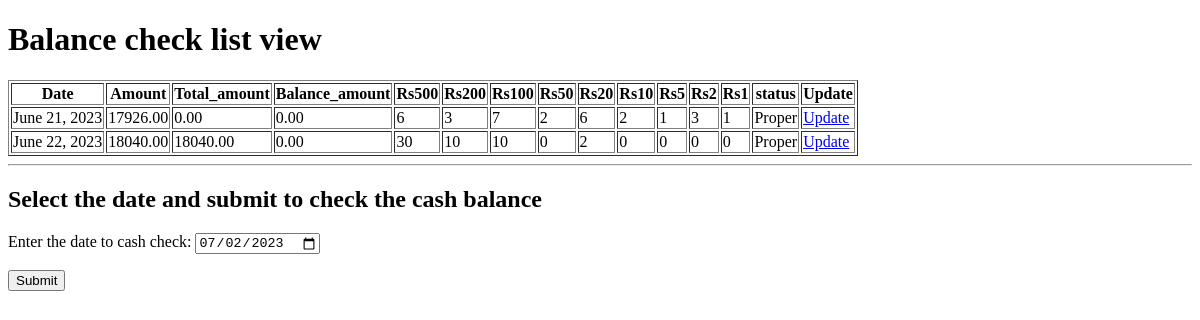
Before: /balance_view/ with the older database file.
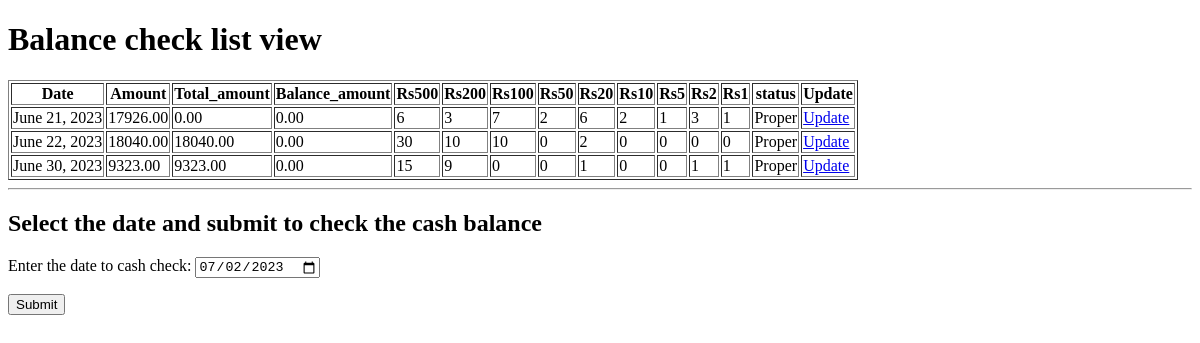
After: the same page with the newer database file.
### account_entry/models.py (models this page shows)
class balance_sheet(models.Model):
    date = models.DateField()
    amount = models.DecimalField(max_digits=10, decimal_places=2)
    rs500 = models.IntegerField()
    rs200 = models.IntegerField()
    rs100 = models.IntegerField()
    rs50 = models.IntegerField()
    rs20 = models.IntegerField()
    rs10 = models.IntegerField()
    rs5 = models.IntegerField()
    rs2 = models.IntegerField()
    rs1 = models.IntegerField()
    total_amount = models.DecimalField(max_digits=10, decimal_places=2, null=True)
    balance_amount = models.DecimalField(max_digits=10, decimal_places=2, null=True)
    status = models.CharField(max_length=50, blank=True)

### account_entry/views.py (the view)
# urls.py: path('balance_view/', views.balance_view),
def balance_view(request):
    balance_list = balance_sheet.objects.all().values()
    context = {"balance": balance_list}
    return render(request, "cash_balance_view.html", context)

### account_entry/templates/cash_balance_view.html (shortened to what this page needs)
<!DOCTYPE html>
<html>
<head>
</head>
<body>
<h1>Balance check list view</h1>
<table border= "1pt">
<tr>
<th>Date</th>
<th>Amount</th>
<th>Total_amount</th>
<th>Balance_amount</th>
<th>Rs500</th>
<th>Rs200</th>
<th>Rs100</th>
<th>Rs50</th>
<th>Rs20</th>
<th>Rs10</th>
<th>Rs5</th>
<th>Rs2</th>
<th>Rs1</th>
<th>status</th>
<th>Update</th>
</tr>
{% for x in balance %}
<tr>
<td>{{ x.date }}</td>
<td> {{ x.amount }}</td>
<td> {{ x.total_amount }}</td>
<td> {{ x.balance_amount }}</td>
<td> {{ x.rs500 }}</td>
<td> {{ x.rs200 }}</td>
<td> {{ x.rs100 }}</td>
<td> {{ x.rs50 }}</td>
<td> {{ x.rs20 }}</td>
<td> {{ x.rs10 }}</td>
<td> {{ x.rs5 }}</td>
<td> {{ x.rs2 }}</td>
<td> {{ x.rs1 }}</td>
<td> {{ x.status }}</td>
<td><a href="/balanceUpdate/{{ x.id }}/{{ x.date|date:"Y-m-d" }}">Update</a></td>
</tr>
{% endfor %}
</table>
<hr/>
<h2>Select the date and submit to check the cash balance</h2>
<form action="cash_check/" method="post">
<p>Enter the date to cash check: <input type="date" name="filter_date" value="{% now "Y-m-d" %}" placeholder="Select the date here:"></p>
<p><input type="submit" value="Submit"></p>
</form>
</body>
</html>

Changed rows visible on the page:
added balance_sheet: date "June 30, 2023", amount "9323.00", total_amount "9323.00", balance_amount "0.00", rs500 "15", rs200 "9", rs100 "0", rs50 "0", rs20 "1", rs10 "0", rs5 "0", rs2 "1", rs1 "1", status "Proper"
